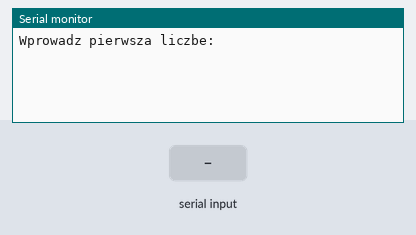
This sketch was run on a simulated Arduino Uno, built with avr-gcc and run on an emulated ATmega328P. On the bench: the last lines printed to the serial monitor. The inputs (shaded band) are chosen by the test bench.

Above: at 1.2 s.
1.3 s: "+" received over Serial
At 3.5 s:
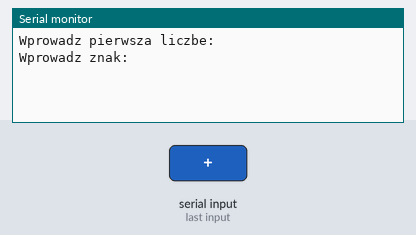
3.8 s: "-" received over Serial
At 4.8 s:
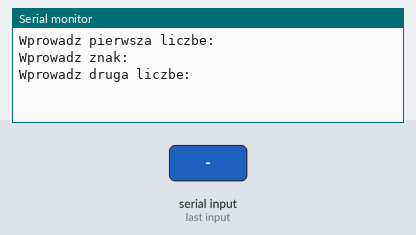
5.3 s: "*" received over Serial
At 6.7 s:
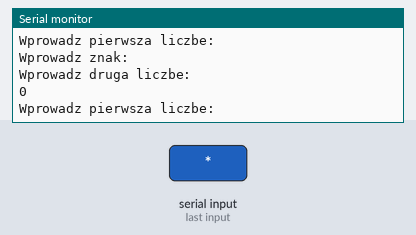

Measured:
- after the input at 1.3 s, the serial monitor: prints a new line after 1.0 s (image 1)
- after the input at 3.8 s, the serial monitor: prints a new line at once (image 2)
- after the input at 5.3 s, the serial monitor: prints a new line after 1.0 s (image 3)

The sketch:

zad2.ino
```cpp
void setup() {
  // put your setup code here, to run once:
  Serial.begin(9600);

}

void loop() {
  // put your main code here, to run repeatedly:
  Serial.println("Wprowadz pierwsza liczbe: ");
  while (Serial.available() == 0) {}     //wait for data available
  int num1 = Serial.parseInt();  //read until timeout
  Serial.println("Wprowadz znak: ");
  while (Serial.available() == 0) {}     //wait for data available
  char znak= Serial.read();
  Serial.println("Wprowadz druga liczbe: ");
  while (Serial.available() == 0) {}     //wait for data available
  int num2 = Serial.parseInt();

  if(znak=='+'){
    int suma = num1+num2;
    Serial.println(suma);
  }
  else
    if(znak=='-'){
      int odejmowanie = num1-num2;
      Serial.println(odejmowanie);
    }
  else
    if(znak=='*'){
      int mnozenie = num1*num2;
      Serial.println(mnozenie);
    }
  else{
    if(znak=='/'){
      int dzielenie = num1/num2;
      Serial.println(dzielenie);
    }
  }
}
```
